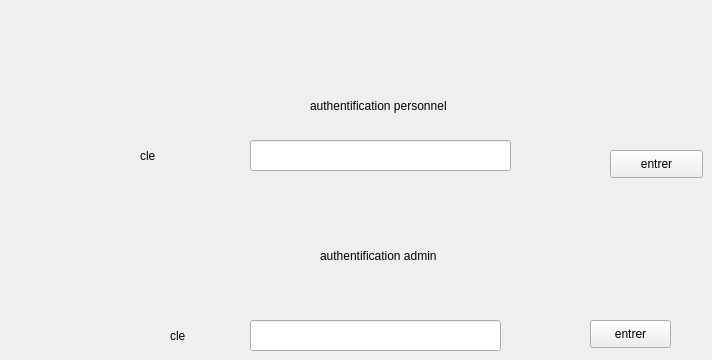
    <widget class="QWidget" name="login">
     <attribute name="title">
      <string>login</string>
     </attribute>
     <widget class="QLabel" name="label_77">
      <property name="geometry">
       <rect>
        <x>140</x>
        <y>140</y>
        <width>81</width>
        <height>31</height>
       </rect>
      </property>
      <property name="text">
       <string>cle</string>
      </property>
     </widget>
     <widget class="QLineEdit" name="cle1">
      <property name="geometry">
       <rect>
        <x>250</x>
        <y>140</y>
        <width>261</width>
        <height>31</height>
       </rect>
      </property>
     </widget>
     <widget class="QLineEdit" name="cle">
      <property name="geometry">
       <rect>
        <x>250</x>
        <y>320</y>
        <width>251</width>
        <height>31</height>
       </rect>
      </property>
     </widget>
     <widget class="QLabel" name="label_96">
      <property name="geometry">
       <rect>
        <x>170</x>
        <y>320</y>
        <width>81</width>
        <height>31</height>
       </rect>
      </property>
      <property name="text">
       <string>cle</string>
      </property>
     </widget>
     <widget class="QLabel" name="label_97">
      <property name="geometry">
       <rect>
        <x>310</x>
        <y>90</y>
        <width>171</width>
        <height>31</height>
       </rect>
      </property>
      <property name="text">
       <string>authentification personnel</string>
      </property>
     </widget>
     <widget class="QLabel" name="label_98">
      <property name="geometry">
       <rect>
        <x>320</x>
        <y>240</y>
        <width>181</width>
        <height>31</height>
       </rect>
      </property>
      <property name="text">
       <string>authentification admin</string>
      </property>
     </widget>
     <widget class="QPushButton" name="pushButton_34">
      <property name="geometry">
       <rect>
        <x>610</x>
        <y>150</y>
        <width>93</width>
        <height>28</height>
       </rect>
      </property>
      <property name="text">
       <string>entrer</string>
      </property>
     </widget>
     <widget class="QPushButton" name="pushButton_44">
      <property name="geometry">
       <rect>
        <x>590</x>
        <y>320</y>
        <width>81</width>
        <height>28</height>
       </rect>
      </property>
      <property name="text">
       <string>entrer</string>
      </property>
     </widget>
    </widget>
